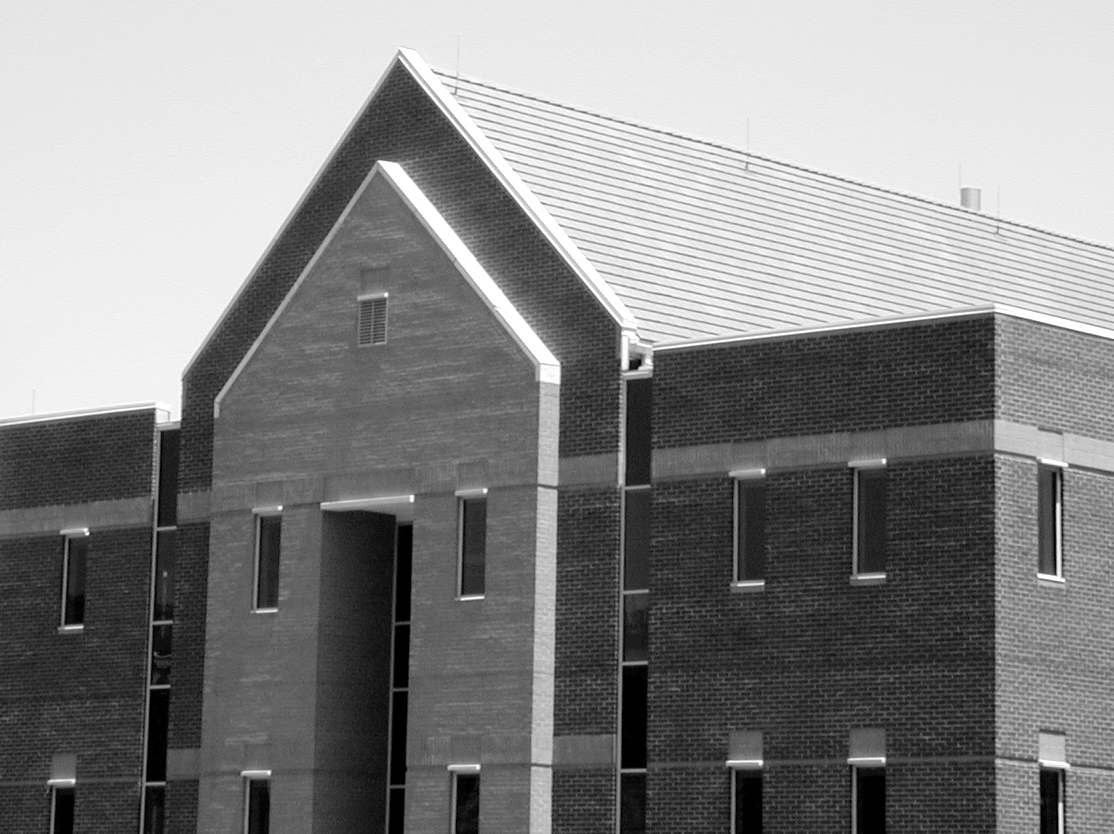
#> input picture VCPI/Processamento de Imagem/04 - Image Segmentation/Building.png, 1114 x 834 px, found by its file name
$ jupyter execute ImageSegmentation.ipynb   (older library calls are emulated)
#> lines starting #> are read from the running program, lines starting #| are printed output that depends on the picture; after the words box and inside, x2 and y2 are one past the last pixel; in counts of white or black regions, pixels touching at a corner belong together
# Image Segmentation with OpenCV

[cell 1]
import cv2
# to install cv2 use: pip install opencv-python
import math
import matplotlib.pyplot as plt
import numpy as np

## Contents

* Fundamental Edge Detection
* Canny Algorithm
* Hough Transform
* Thresholding

### Fundamental Edge Detection

[cell 2]
fname = 'Images/building.png'
img = cv2.imread(fname,cv2.IMREAD_GRAYSCALE)
#> img is the input picture: shape (834, 1114); min 0, max 255, mean 133.3
W,H=img.shape
#> W = 834; H = 1114
print(img.shape)
#| (834, 1114)
ratio=H/W
#> ratio = 1.34
fig = plt.figure(figsize=(8,8*ratio))
plt.imshow(img, cmap='gray')

[cell 3]
# Sobel operators

sobelx = cv2.Sobel(img,cv2.CV_64F,1,0,ksize=5)
sobely = cv2.Sobel(img,cv2.CV_64F,0,1,ksize=5)

sobel_mag = np.sqrt(np.power(sobelx,2)+np.power(sobely,2))

fig = plt.figure(figsize=(10,8))
plt.subplot(2,2,1),plt.imshow(img,cmap = 'gray')
plt.title('Original'), plt.xticks([]), plt.yticks([])
plt.subplot(2,2,2),plt.imshow(sobel_mag,cmap = 'gray')
plt.title('Sobel: Magnitude'), plt.xticks([]), plt.yticks([])
plt.subplot(2,2,3),plt.imshow(np.abs(sobelx),cmap = 'gray')
plt.title('Sobel X: Absolute'), plt.xticks([]), plt.yticks([])
plt.subplot(2,2,4),plt.imshow(np.abs(sobely),cmap = 'gray')
plt.title('Sobel Y: Absolute'), plt.xticks([]), plt.yticks([])

[cell 4]
# Sobel operators on smoothed Image

img_smooth = cv2.GaussianBlur (img, (7,7), 0)
sobelx = cv2.Sobel(img_smooth,cv2.CV_64F,1,0,ksize=5)
sobely = cv2.Sobel(img_smooth,cv2.CV_64F,0,1,ksize=5)

sobel_mag = np.sqrt(np.power(sobelx,2)+np.power(sobely,2))

fig = plt.figure(figsize=(10,8))
plt.subplot(2,2,1),plt.imshow(img_smooth,cmap = 'gray')
plt.title('Smoothed Image'), plt.xticks([]), plt.yticks([])
plt.subplot(2,2,2),plt.imshow(sobel_mag,cmap = 'gray')
plt.title('Sobel: Magnitude'), plt.xticks([]), plt.yticks([])
plt.subplot(2,2,3),plt.imshow(np.abs(sobelx),cmap = 'gray')
plt.title('Sobel X: Absolute'), plt.xticks([]), plt.yticks([])
plt.subplot(2,2,4),plt.imshow(np.abs(sobely),cmap = 'gray')
plt.title('Sobel Y: Absolute'), plt.xticks([]), plt.yticks([])

[cell 5]
# Thresholding the gradient
ret,thresh1 = cv2.threshold(sobel_mag,755,255,cv2.THRESH_BINARY)
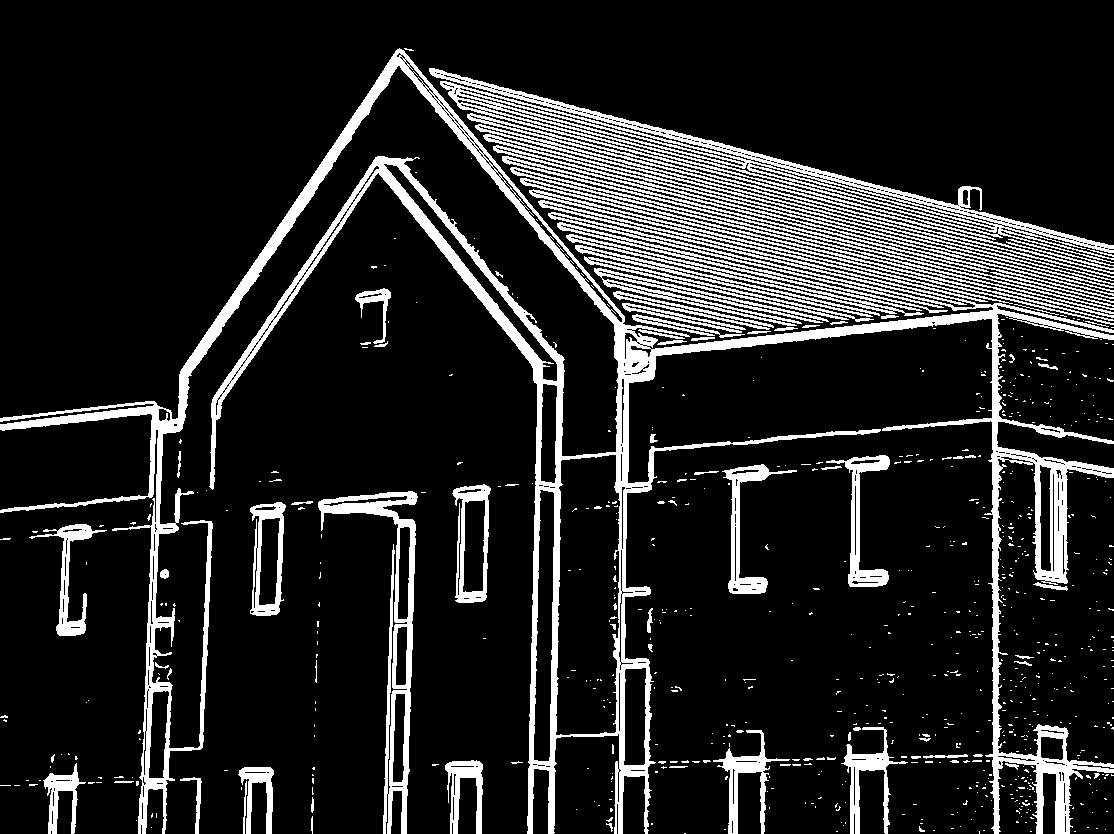
#> thresh1: shape (834, 1114) float64; 14.5% white; 755 white regions (665 under 20 px), largest, box (x1, y1, x2, y2) and area: (0, 48, 1114, 834) 59709, (429, 68, 1114, 274) 13649, (318, 491, 418, 834) 5704
plt.imshow(thresh1,cmap = 'gray')
plt.title('Sobel : Magnitude Thresholded'), plt.xticks([]), plt.yticks([])

[cell 6]
# A more difficult image
fname = 'Images/HeadCT.png'
img = cv2.imread(fname,cv2.IMREAD_GRAYSCALE)
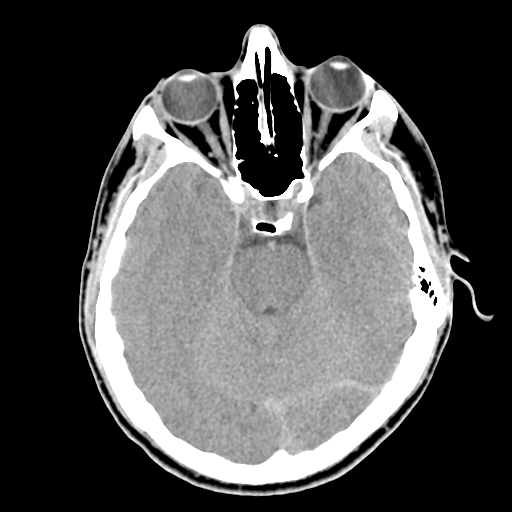
#> input picture VCPI/Processamento de Imagem/04 - Image Segmentation/HeadCT.png, 512 x 512 px, found by its file name
#> img is the input picture: shape (512, 512); min 0, max 255, mean 80.4
# Sobel operators on smoothed Image

img_smooth = cv2.GaussianBlur (img, (7,7), 0)
#> img_smooth: shape (512, 512)
sobelx = cv2.Sobel(img_smooth,cv2.CV_64F,1,0,ksize=5)
#> sobelx: shape (512, 512) float64
sobely = cv2.Sobel(img_smooth,cv2.CV_64F,0,1,ksize=5)
#> sobely: shape (512, 512) float64

sobel_mag = np.sqrt(np.power(sobelx,2)+np.power(sobely,2))
#> sobel_mag: shape (512, 512) float64

fig = plt.figure(figsize=(10,8))
plt.subplot(2,2,1),plt.imshow(img_smooth,cmap = 'gray')
plt.title('Smoothed Image'), plt.xticks([]), plt.yticks([])
plt.subplot(2,2,2),plt.imshow(sobel_mag,cmap = 'gray')
plt.title('Sobel: Magnitude'), plt.xticks([]), plt.yticks([])
plt.subplot(2,2,3),plt.imshow(np.abs(sobelx),cmap = 'gray')
plt.title('Sobel X: Absolute'), plt.xticks([]), plt.yticks([])
plt.subplot(2,2,4),plt.imshow(np.abs(sobely),cmap = 'gray')
plt.title('Sobel Y: Absolute'), plt.xticks([]), plt.yticks([])

### Canny Algorithm

[cell 7]
edges = cv2.Canny(img,100,200)
#> edges: shape (512, 512); 4.4% white in thin lines or dots, all inside (x1, y1, x2, y2) = (78, 24, 494, 496)

fig = plt.figure(figsize=(24,8))
plt.subplot(1,3,1),plt.imshow(img,cmap = 'gray')
plt.title('Original'), plt.xticks([]), plt.yticks([])
plt.subplot(1,3,2),plt.imshow(sobel_mag,cmap = 'gray')
plt.title('Sobel: Magnitude'), plt.xticks([]), plt.yticks([])
plt.subplot(1,3,3),plt.imshow(edges,cmap = 'gray')
plt.title('Canny'), plt.xticks([]), plt.yticks([])

### Hough Transform

[cell 8]
fname = 'Images/airport.png'
img = cv2.imread(fname,cv2.IMREAD_GRAYSCALE)
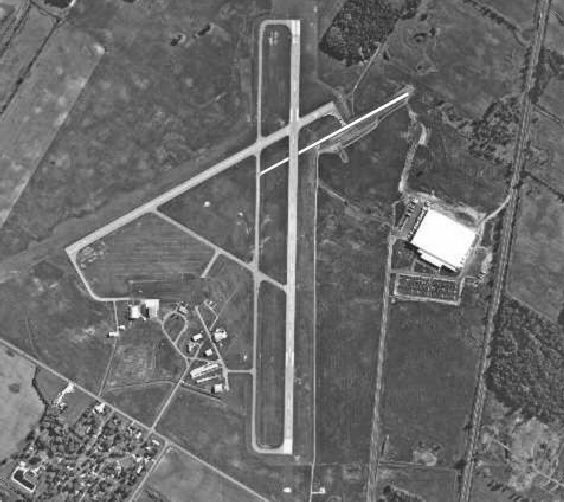
#> input picture VCPI/Processamento de Imagem/04 - Image Segmentation/Airport.png, 564 x 502 px, found by its file name
#> img is the input picture: shape (502, 564); min 19, max 255, mean 106.4

edges = cv2.Canny(img,100,200)
#> edges: shape (502, 564); 10.2% white in thin lines or dots
# HoughLines(image, rho_resolution, theta_resolution, how many pixels for a line)
lines = cv2.HoughLines(edges, 1, np.pi / 180, 250)
#> lines = [[313, 0]]

# Draw the lines
img_dst = cv2.cvtColor(img, cv2.COLOR_GRAY2BGR)
if lines is not None:
    for i in range(0, len(lines)):
        rho = lines[i][0][0]
        theta = lines[i][0][1]
        a = math.cos(theta)
        b = math.sin(theta)
        x0 = a * rho
        y0 = b * rho
        pt1 = (int(x0 + 1000*(-b)), int(y0 + 1000*(a)))
        pt2 = (int(x0 - 1000*(-b)), int(y0 - 1000*(a)))
        cv2.line(img_dst, pt1, pt2, (255,0,0), 3, cv2.LINE_AA)
#> this loop made 1 pass
#> (rho, theta, a, b, x0, y0, pt1, pt2) on pass 1: (313, 0, 1, 0, 313, 0, (313, 1000), (313, -1000))
#> img_dst: shape (502, 564, 3); 1.24% of pixels changed, all inside (x1, y1, x2, y2) = (310, 0, 317, 502)

fig = plt.figure(figsize=(24,8))
plt.subplot(1,3,1),plt.imshow(img,cmap = 'gray')
plt.title('Original'), plt.xticks([]), plt.yticks([])
plt.subplot(1,3,2),plt.imshow(edges,cmap = 'gray')
plt.title('Canny edges'), plt.xticks([]), plt.yticks([])
plt.subplot(1,3,3),plt.imshow(img_dst,cmap = 'gray')
plt.title('Hough: detected lines'), plt.xticks([]), plt.yticks([])
#> figure, not shown here; B, G, R data is drawn as R, G, B

[cell 9]
fname = 'Images/microscope.png'
img = cv2.imread(fname,cv2.IMREAD_GRAYSCALE)
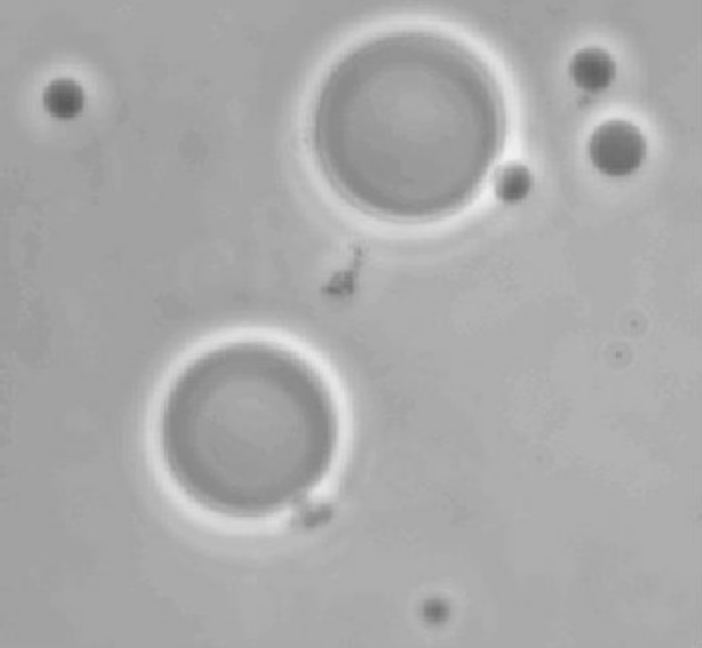
#> input picture VCPI/Processamento de Imagem/04 - Image Segmentation/Microscope.png, 702 x 648 px, found by its file name
#> img is the input picture: shape (648, 702); min 90, max 241, mean 169.6
# HoughCircles(image, method, resolution, min distance between centers,
#              param1 : Canny upper threshold
#              param2 : how many pixels for a circle)
circles = cv2.HoughCircles(img, cv2.HOUGH_GRADIENT, 1, 30,
                               param1=75, param2=25,
                               minRadius=1, maxRadius=150)
#> circles = [[250.5, 429.5, 87.5], [409.5, 130.5, 94.9], [617.5, 149.5, 28], [62.5, 98.5, 20.4], [591.5, 68.5, 21], [511.5, 182.5, 17.4]]

# Draw the lines
img_dst = cv2.cvtColor(img, cv2.COLOR_GRAY2BGR)
if circles is not None:
    circles = np.uint16(np.around(circles))
#> circles = [[250, 430, 88], [410, 130, 95], [618, 150, 28], [62, 98, 20], [592, 68, 21], [512, 182, 17]]
    for i in circles[0, :]:
        center = (i[0], i[1])
        # circle center
        #cv.circle(img_dst, center, 1, (0, 100, 100), 3)
        # circle outline
        radius = i[2]
        cv2.circle(img_dst, center, radius, (255, 0, 0), 3)
#> this loop made 6 passes
#> img_dst: shape (648, 702, 3)

fig = plt.figure(figsize=(20,10))
plt.subplot(1,2,1),plt.imshow(img,cmap = 'gray')
plt.title('Original'), plt.xticks([]), plt.yticks([])
plt.subplot(1,2,2),plt.imshow(img_dst,cmap = 'gray')
plt.title('Hough: detected circles'), plt.xticks([]), plt.yticks([])
#> figure, not shown here; B, G, R data is drawn as R, G, B

### Thresholding

[cell 10]
# Otsu
fname = 'Images/Yeast.png'
img = cv2.imread(fname,cv2.IMREAD_GRAYSCALE)
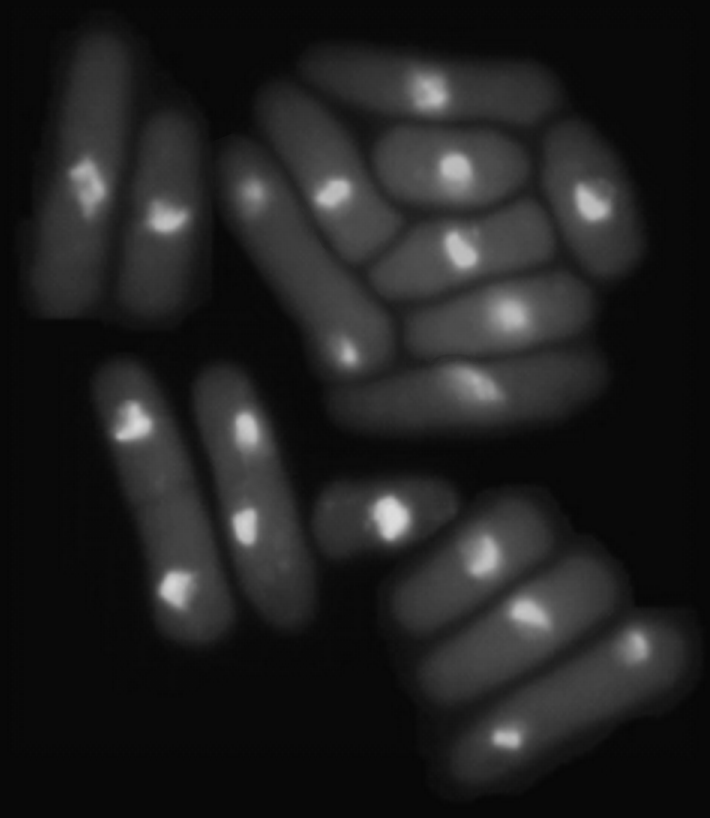
#> input picture VCPI/Processamento de Imagem/04 - Image Segmentation/Yeast.png, 710 x 818 px, found by its file name
#> img is the input picture: shape (818, 710); min 6, max 222, mean 33.1

# histogram
hist = cv2.calcHist([img],[0],None,[256],[0,256])
#> hist = 256 values, max 131543 at index 9, min 0 at index 0, mean 2268.7

# Otsu thresholding
ret, Othres = cv2.threshold(img,0,255,cv2.THRESH_BINARY+cv2.THRESH_OTSU)
#> Othres: shape (818, 710); 32.9% white; 11 white regions (2 under 20 px), largest, box (x1, y1, x2, y2) and area: (228, 59, 588, 425) 83230, (397, 501, 613, 698) 23920, (104, 368, 230, 639) 16546
#> ret = 42

fig = plt.figure(figsize=(12,5))
plt.subplot(1,3,1),plt.imshow(img,cmap = 'gray')
plt.title('Original'), plt.xticks([]), plt.yticks([])
plt.subplot(1,3,2),plt.plot(hist),plt.xlim([0,256])
plt.title('Histogram'), plt.xticks([]), plt.yticks([])
plt.subplot(1,3,3),plt.imshow(Othres,cmap = 'gray')
plt.title('Otsu Thresholding'), plt.xticks([]), plt.yticks([])

[cell 11]
fname = 'Images/Sudoku.png'
img = cv2.imread(fname,cv2.IMREAD_GRAYSCALE)
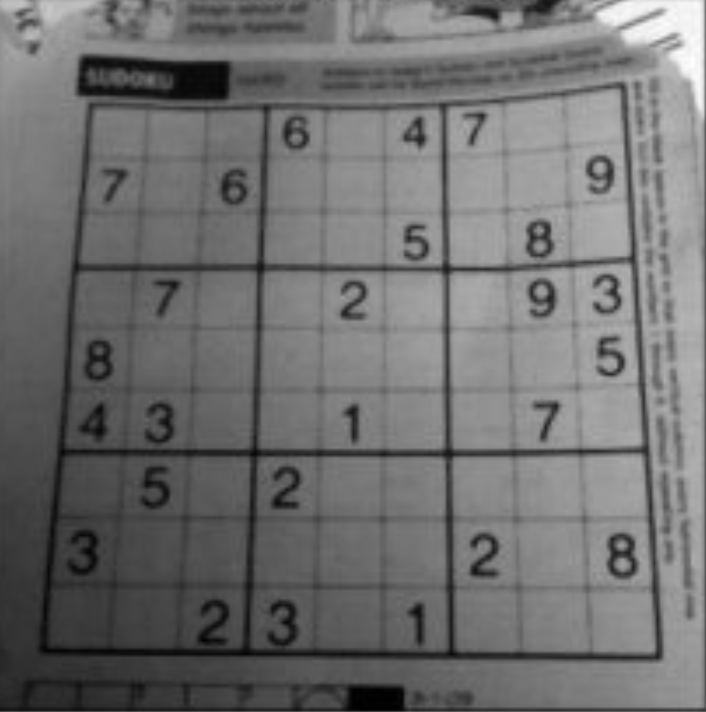
#> input picture VCPI/Processamento de Imagem/04 - Image Segmentation/Sudoku.png, 706 x 712 px, found by its file name
#> img: shape (712, 706); min 0, max 255, mean 111.8

# histogram
hist = cv2.calcHist([img],[0],None,[256],[0,256])
#> hist = 256 values, max 5262 at index 117, min 4 at index 254, mean 1963.6

# Otsu thresholding
ret, Othres = cv2.threshold(img,0,255,cv2.THRESH_BINARY+cv2.THRESH_OTSU)
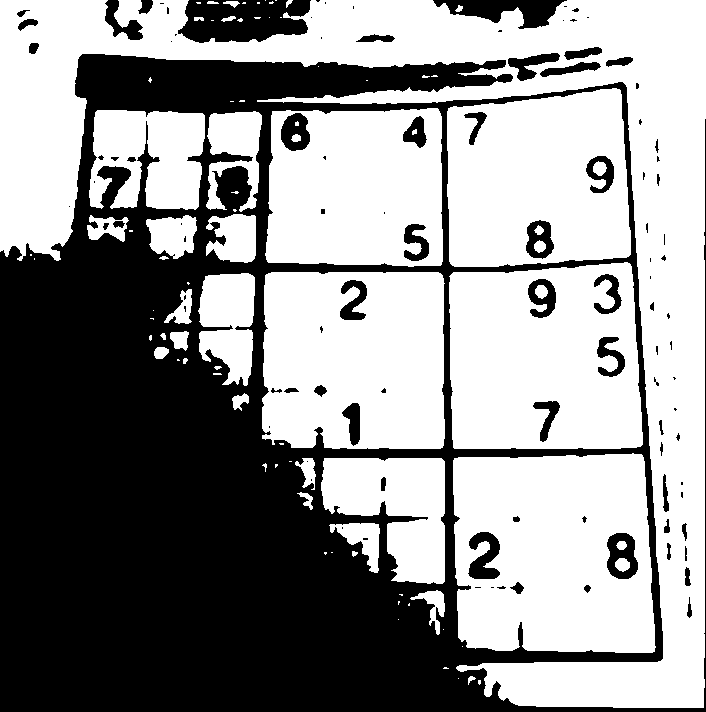
#> Othres: shape (712, 706); 56.9% white; 104 black regions (53 under 20 px), largest, box (x1, y1, x2, y2) and area: (0, 54, 706, 712) 197668, (178, 0, 311, 43) 4419, (433, 0, 567, 29) 2027
#> ret = 107

# Adaptive Thresholdinh
athres = cv2.adaptiveThreshold(img,255,cv2.ADAPTIVE_THRESH_GAUSSIAN_C,\
            cv2.THRESH_BINARY,11,2)
#> athres: shape (712, 706); 82.3% white; 1784 black regions (1468 under 20 px), largest, box (x1, y1, x2, y2) and area: (39, 81, 663, 662) 25698, (0, 0, 706, 711) 4555, (75, 54, 233, 100) 3001

fig = plt.figure(figsize=(12,12))
plt.subplot(2,2,1),plt.imshow(img,cmap = 'gray')
plt.title('Original'), plt.xticks([]), plt.yticks([])
plt.subplot(2,2,2),plt.plot(hist),plt.xlim([0,256])
plt.title('Histogram'), plt.xticks([]), plt.yticks([])
plt.subplot(2,2,3),plt.imshow(athres,cmap = 'gray')
plt.title('Adaptive Thresholding'), plt.xticks([]), plt.yticks([])
plt.subplot(2,2,4),plt.imshow(Othres,cmap = 'gray')
plt.title('Otsu Thresholding'), plt.xticks([]), plt.yticks([])
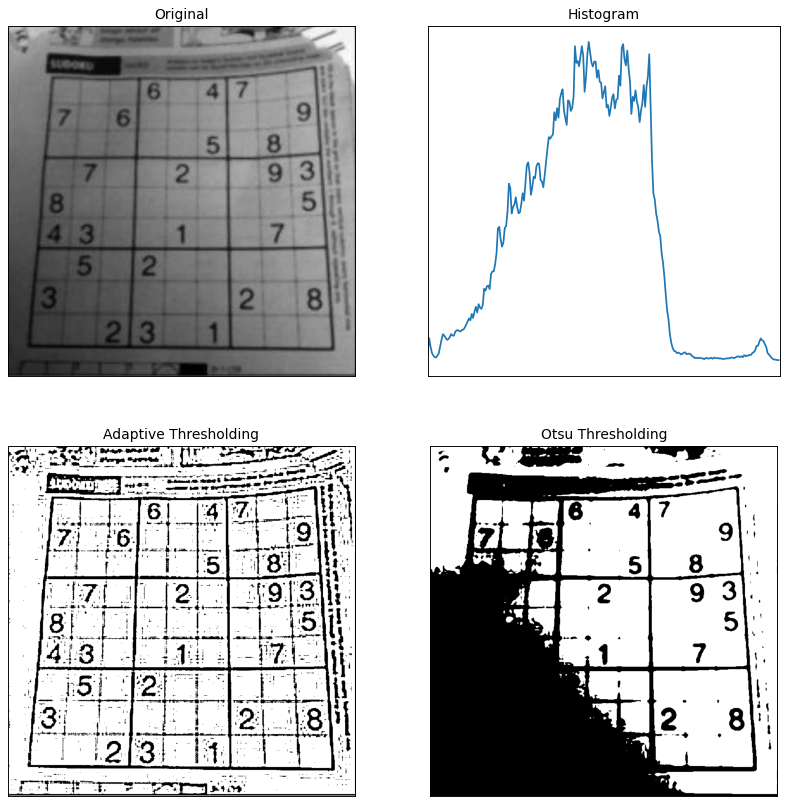
#> figure drawn by matplotlib, 4 panels
